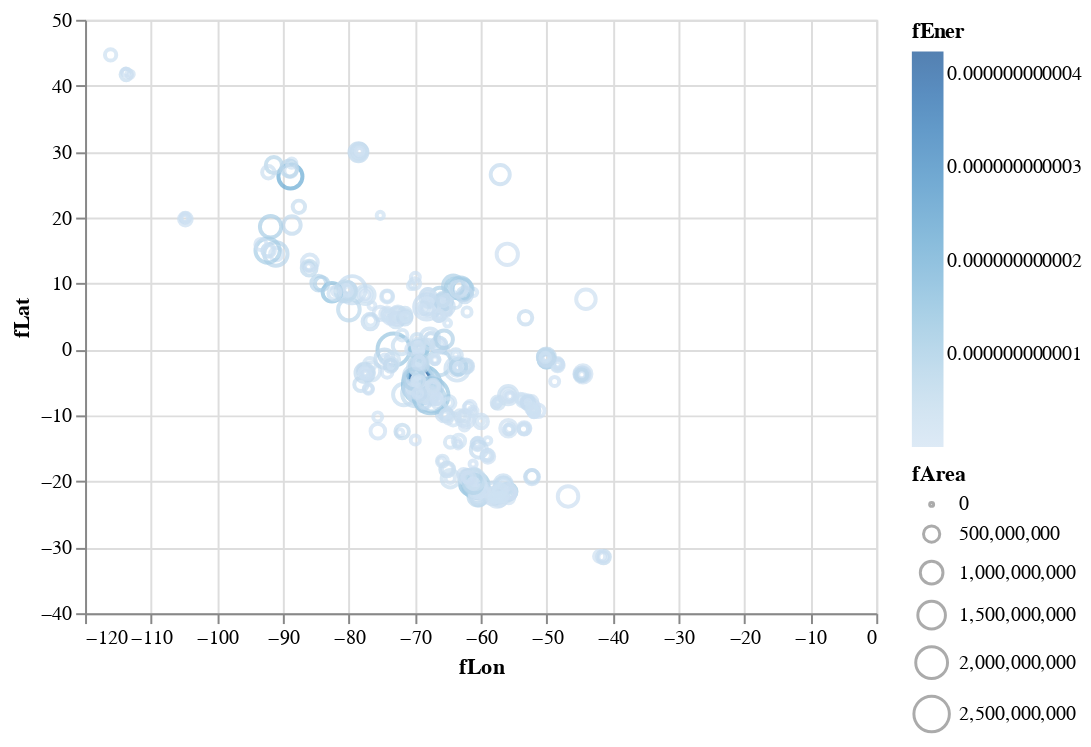

Here is the notebook cell this chart was saved with:
### Code cell
from vega_datasets import data

import altair as alt
alt.Chart(df).mark_point().encode(
  x='fLon',
  y='fLat',
  color='fEner',
  size='fArea',
  tooltip=['fLat', 'fLon', 'fArea', 'fEner']
).interactive(bind_y=False)

### Figure 1 — Vega-Lite specification as saved in the notebook (floating-point values rounded to 4 significant figures; data arrays with more than 128 entries replaced by an {"elided": "..."} marker saying what was removed)
{"config": {"view": {"continuousWidth": 400, "continuousHeight": 300}}, "data": {"name": "data-cad9465545e3aa4899bddfaf53dcec55"}, "mark": "point", "encoding": {"color": {"type": "quantitative", "field": "fEner"}, "size": {"type": "quantitative", "field": "fArea"}, "tooltip": [{"type": "quantitative", "field": "fLat"}, {"type": "quantitative", "field": "fLon"}, {"type": "quantitative", "field": "fArea"}, {"type": "quantitative", "field": "fEner"}], "x": {"type": "quantitative", "field": "fLon"}, "y": {"type": "quantitative", "field": "fLat"}}, "selection": {"selector005": {"type": "interval", "bind": "scales", "encodings": ["x"]}}, "$schema": "https://vega.github.io/schema/vega-lite/v4.8.1.json", "datasets": {"data-cad9465545e3aa4899bddfaf53dcec55": {"elided": "546 records"}}}
